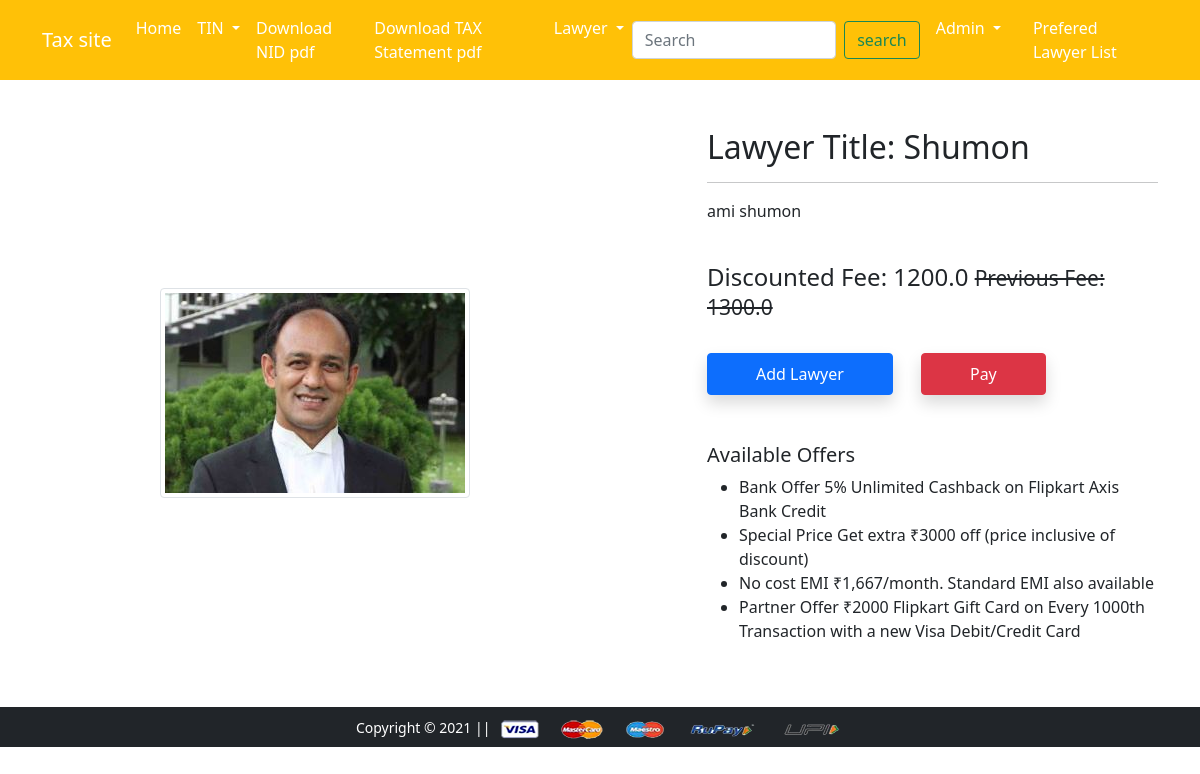
Page /product-detail/1 (signed in) on the committed database.
### app/models.py (models this page shows, shortened)
class Product(models.Model):
    title = models.CharField(max_length=100)
    fee = models.FloatField()
    discounted_price = models.FloatField()
    description = models.TextField()
    school = models.CharField(max_length=100)
    category = models.CharField(choices=CATEGORY_CHOICES, max_length=2)
    lawyer_image = models.ImageField(upload_to='productimg')

### app/views.py (the view)
# urls.py: path('product-detail/<int:pk>', views.ProductDetailView.as_view(), name='product-detail'),
class ProductDetailView(View):
 def get(self, request, pk):
  product = Product.objects.get(pk=pk)
  item_already_in_cart = False
  item_already_in_cart = Cart.objects.filter(Q(product=product.id) & Q(user=request.user)).exists()
  return render(request, 'app/productdetail.html', {'product':product, 'item_already_in_cart':item_already_in_cart})

### app/templates/app/productdetail.html (shortened to what this page needs)
{% extends 'app/base.html' %}
{% load static %}
{% block main-content %}
<div class="container my-5">
 <div class="row">
  <div class="col-sm-6 text-center align-self-center">
   <img src="{{product.lawyer_image.url}}" alt="" class="img-fluid img-thumbnail">
  </div>
  <div class="col-sm-5 offset-sm-1">
   <h2>Lawyer Title: {{product.title}}</h2>
   <hr>
   <p>{{product.description}}</p> <br>
   <h4>Discounted Fee: {{product.discounted_price}} <small class="fw-light text-decoration-line-through">Previous Fee: {{product.fee}}</small></h4> <br>
   {% if item_already_in_cart %}
    <a href="{% url 'showcart' %}" class="btn btn-warning shadow px-5 py-2 ms-4">Already added</a>
   {% else %}
   <form action="/add-to-cart" class="d-inline">
    <button type="submit" class="btn btn-primary shadow px-5 py-2">Add Lawyer</button>
   </form>
   {% endif %}
   <a href="{% url 'checkout' %}" class="btn btn-danger shadow px-5 py-2 ms-4">Pay</a>
   <h5 class="mt-5">Available Offers</h5>
   <ul>
    <li>Bank Offer 5% Unlimited Cashback on Flipkart Axis Bank Credit</li>
    <li>Special Price Get extra ₹3000 off (price inclusive of discount)</li>
    <li>No cost EMI ₹1,667/month. Standard EMI also available</li>
    <li>Partner Offer ₹2000 Flipkart Gift Card on Every 1000th Transaction with a new Visa Debit/Credit Card</li>
   </ul>
  </div>
 </div>
</div>
{% endblock main-content %}

### app/templates/app/base.html (shortened to what this page needs)
<!doctype html>
{% load static %}
<html lang="en">
  <head>
    <link href="https://cdn.jsdelivr.net/npm/bootstrap@5.0.0-beta1/dist/css/bootstrap.min.css" rel="stylesheet">
    <link rel="stylesheet" href="{% static 'app/css/owl.carousel.min.css' %}">
    <link rel="stylesheet" href="{% static 'app/css/all.min.css' %}">
    <link rel="stylesheet" href="{% static 'app/css/style.css' %}">
  </head>
  <body>
    <nav class="navbar navbar-expand-lg navbar-dark bg-warning">
     <div class="container">
       <a class="navbar-brand" href="/">Tax site</a>
       <div class="collapse navbar-collapse" id="navbarSupportedContent">
         <ul class="navbar-nav me-auto mb-2 mb-lg-0">
           <li class="nav-item">
             <a class="nav-link active" aria-current="page" href="/">Home</a>
           </li>
           <li class="nav-item dropdown">
             <a class="nav-link dropdown-toggle text-white" href="#" id="electronicsDropdown" role="button" data-bs-toggle="dropdown" aria-expanded="false">
               TIN
             </a>
           </li>
           <li><a class="nav-link active" aria-current="page" href="{% url 'venue_pdf' %}">Download NID pdf</a></li>
           <li><a class="nav-link active" aria-current="page" href="{% url 'venue_Tpdf' %}">Download TAX Statement pdf</a></li>
           <li class="nav-item dropdown">
             <a class="nav-link dropdown-toggle text-white" href="#" id="fashionDropdown" role="button" data-bs-toggle="dropdown" aria-expanded="false">
               Lawyer
             </a>
           </li>
         </ul>
         <form class="d-flex" method=POST action="{% url 'search_venues' %}">
           <input class="form-control me-2" type="search" placeholder="Search" aria-label="Search" name="searched">
           <button class="btn btn-outline-success" type="submit">search</button>
         </form>
         <div>
          <ul class="navbar-nav me-auto mb-2 mb-lg-0">
          {% if request.user.is_authenticated %}
           <li class="nav-item dropdown mx-2">
              <a class="nav-link dropdown-toggle text-white" href="#" id="profileDropdown" role="button" data-bs-toggle="dropdown" aria-expanded="false">
                {{request.user.username|capfirst}}
              </a>
            </li>
            <li class="nav-item mx-2">
             <a href="{% url 'showcart' %}" class="nav-link text-white"> Prefered Lawyer List </a>
            </li>
           {% endif %}
          </ul>
         </div>
       </div>
     </div>
    </nav>
    {% block main-content %} {% endblock main-content %}
    <footer class="container-fluid bg-dark text-center p-2 mt-5">
        <small class="text-white">Copyright &copy; 2021 || </small>
        <img src="{% static 'app/images/payment.png' %}" alt="" srcset="" class="img-fluid" height="2px">
    </footer>
  </body>
</html>

### rows in the picture
Product: lawyer_image (picture), title "Shumon", description "ami shumon", discounted_price "1200.0", fee "1300.0"

### other values in the picture
{{ request.user.username|capfirst }} "Admin"
